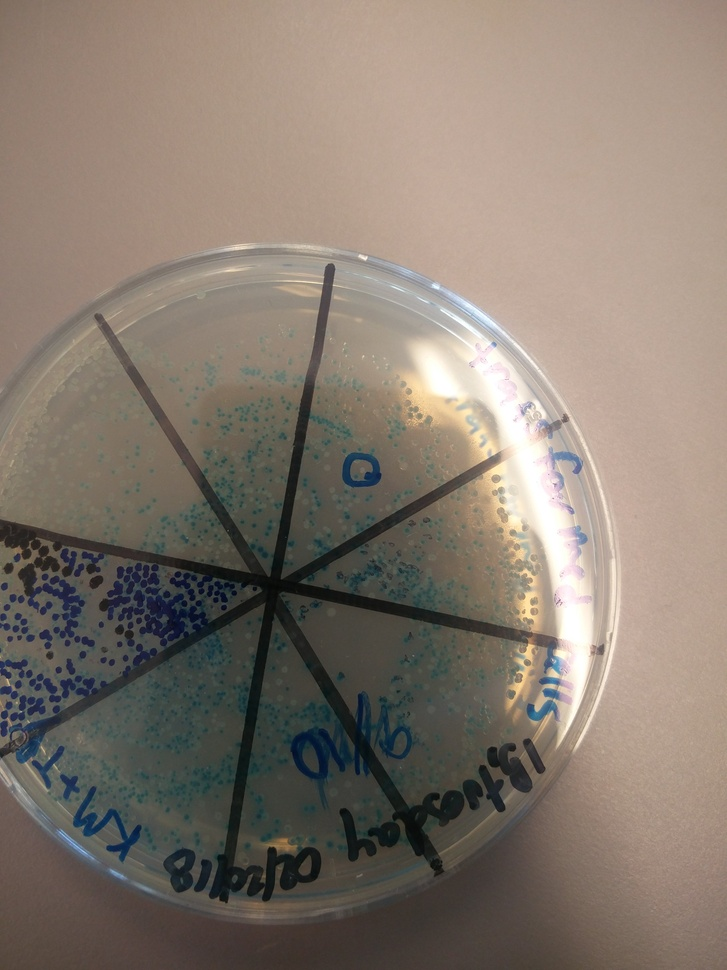
#> input picture images/dots2.jpg, 727 x 970 px, shrunk from 3120 x 4160 before the run
$ python petriCount.py
#> lines starting #> are read from the running program, lines starting #| are printed output that depends on the picture; after the words box and inside, x2 and y2 are one past the last pixel; in counts of white or black regions, pixels touching at a corner belong together
# -*- coding: utf-8 -*-
"""
Created on Sat Apr  7 14:15:44 2018

@author: adams
"""

import cv2
import numpy as np

blue = [(87,114,99),(130,134,107)] # lower and upper
green = [(0,240,0),(10,255,10)]
yellow = [(0,240,250),(10,255,255)]
dot_colors = [blue]

img = cv2.imread('./images/dots2.jpg')
#> img is the input picture: shape (970, 727, 3); mean B, G, R 111, 121.7, 133
# apply medianBlur to smooth image before threshholding
blur= cv2.medianBlur(img, 7) # smooth image by 7x7 pixels, may need to adjust a bit

for lower, upper in dot_colors:
    output = img.copy()
    # apply threshhold color to white (255,255, 255) and the rest to black(0,0,0)
    mask = cv2.inRange(blur,lower,upper)

    circles = cv2.HoughCircles(mask,cv2.HOUGH_GRADIENT,1,20,param1=20,param2=8,
                               minRadius=0,maxRadius=60)
    index = 0
    if circles is not None:
        # convert the (x, y) coordinates and radius of the circles to integers
        circles = np.round(circles[0, :]).astype("int")

        # loop over the (x, y) coordinates and radius of the circles
        for (x, y, r) in circles:
            # draw the circle in the output image,
            #   then draw a rectangle corresponding to the center of the circle
            cv2.circle(output, (x, y), r, (255, 0, 255), 2)
            cv2.rectangle(output, (x - 5, y - 5), (x + 5, y + 5), (255, 0, 255), -1)

            index = index + 1
            print (str(index) + " : " + str(r) + ", (x,y) = " + str(x) + ', ' + str(y))
        print('No. of circles detected = {}'.format(index))
#> this loop made 1 pass
#> pass 1, `mask = cv2.inRange(blur,lower,upper)`:
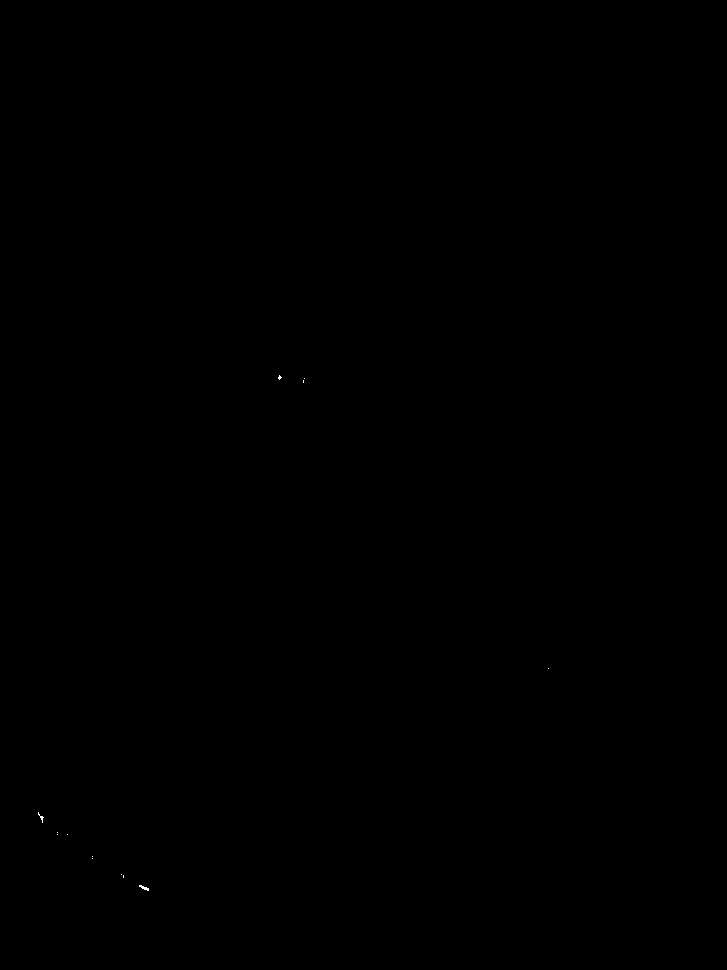
#> mask: shape (970, 727); 0.01% white in thin lines or dots, all inside (x1, y1, x2, y2) = (38, 375, 549, 891)
